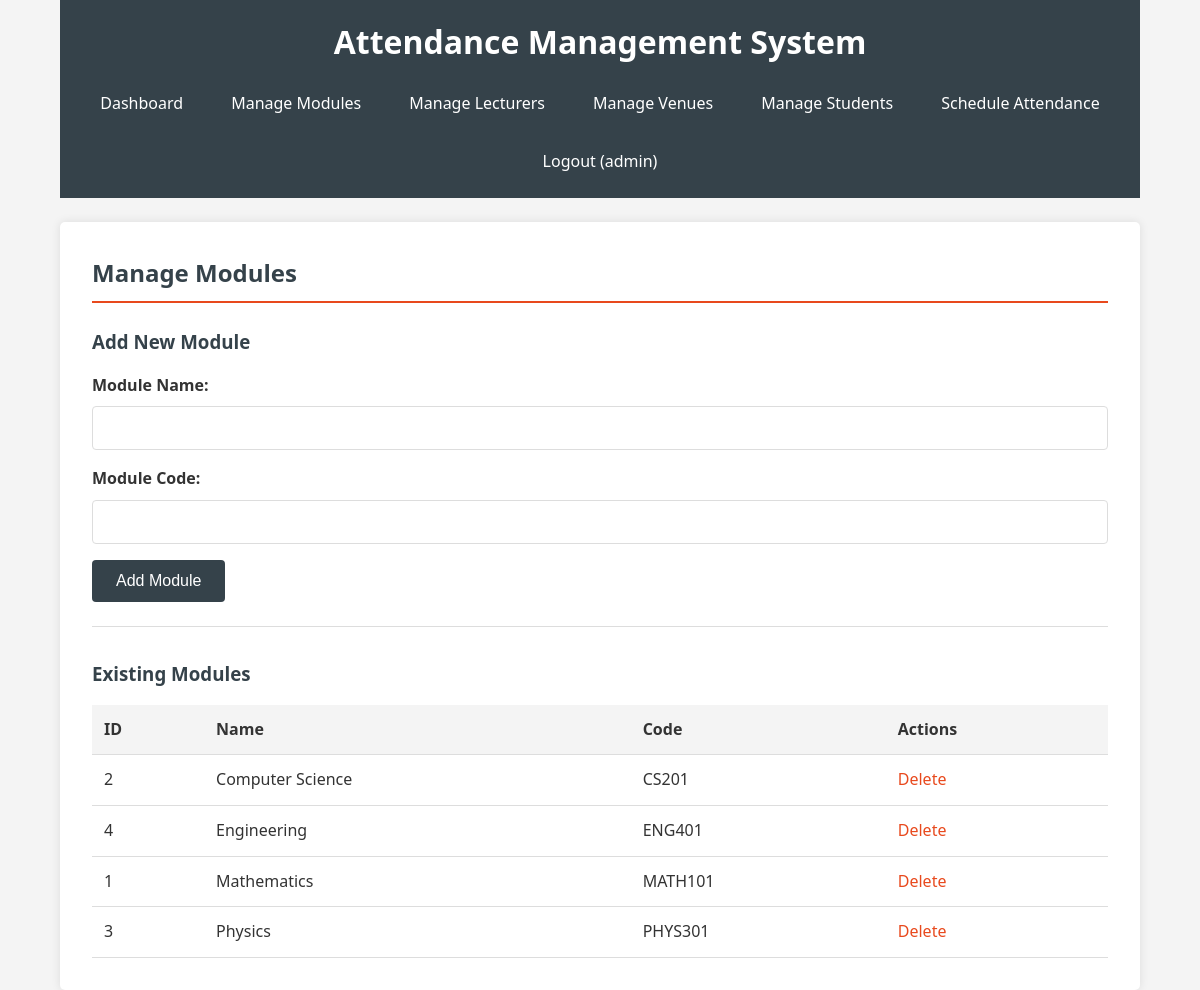
Screenshot of /modules/manage_modules.php (signed in) with the database file from the repository.
### tables this page shows
CREATE TABLE modules (
    id INT PRIMARY KEY AUTO_INCREMENT,
    name VARCHAR(100) NOT NULL,
    code VARCHAR(20) NOT NULL UNIQUE,
    created_at TIMESTAMP DEFAULT CURRENT_TIMESTAMP
);

### modules/manage_modules.php (the view, shortened to what this page needs)
<?php
$database = new Database();
$db = $database->getConnection();
$query = "SELECT * FROM modules ORDER BY name";
$stmt = $db->prepare($query);
$stmt->execute();
$modules = $stmt->fetchAll(PDO::FETCH_ASSOC);
?>
<!DOCTYPE html>
<html lang="en">
<head>
    <link rel="stylesheet" href="../css/style.css">
</head>
<body>
    <div class="container">
        <header>
            <h1>Attendance Management System</h1>
            <nav>
                <a href="../dashboard.php">Dashboard</a>
                <a href="manage_modules.php">Manage Modules</a>
                <a href="manage_lecturers.php">Manage Lecturers</a>
                <a href="manage_venues.php">Manage Venues</a>
                <a href="manage_students.php">Manage Students</a>
                <a href="schedule_attendance.php">Schedule Attendance</a>
                <a href="../logout.php">Logout (<?php echo $_SESSION['username']; ?>)</a>
            </nav>
        </header>
        <main>
            <h2>Manage Modules</h2>
            <div class="form-section">
                <h3>Add New Module</h3>
                <form method="POST" action="">
                    <div class="form-group">
                        <label for="name">Module Name:</label>
                        <input type="text" id="name" name="name" required>
                    </div>
                    <div class="form-group">
                        <label for="code">Module Code:</label>
                        <input type="text" id="code" name="code" required>
                    </div>
                    <button type="submit" name="add_module">Add Module</button>
                </form>
            </div>
            <div class="table-section">
                <h3>Existing Modules</h3>
                <table>
                    <thead>
                        <tr>
                            <th>ID</th>
                            <th>Name</th>
                            <th>Code</th>
                            <th>Actions</th>
                        </tr>
                    </thead>
                    <tbody>
                        <?php foreach ($modules as $module): ?>
                        <tr>
                            <td><?php echo $module['id']; ?></td>
                            <td><?php echo htmlspecialchars($module['name']); ?></td>
                            <td><?php echo htmlspecialchars($module['code']); ?></td>
                            <td>
                                <a href="?delete=<?php echo $module['id']; ?>" onclick="return confirm('Are you sure?')">Delete</a>
                            </td>
                        </tr>
                        <?php endforeach; ?>
                    </tbody>
                </table>
            </div>
        </main>
    </div>
</body>
</html>

### css/style.css (style rules this page uses)
* { margin: 0; padding: 0; box-sizing: border-box; }
body { font-family: 'Segoe UI', Tahoma, Geneva, Verdana, sans-serif; line-height: 1.6; color: #333; background-color: #f4f4f4; }
.container { width: 90%; max-width: 1200px; margin: 0 auto; }
header { background: #35424a; color: #ffffff; padding: 1rem 0; margin-bottom: 1.5rem; }
header h1 { text-align: center; margin-bottom: 1rem; }
nav { display: flex; justify-content: center; flex-wrap: wrap; gap: 1rem; }
nav a { color: #ffffff; text-decoration: none; padding: 0.5rem 1rem; border-radius: 4px; transition: background 0.3s; }
main { background: #ffffff; padding: 2rem; border-radius: 5px; box-shadow: 0 0 10px rgba(0, 0, 0, 0.1); }
h2 { color: #35424a; margin-bottom: 1.5rem; padding-bottom: 0.5rem; border-bottom: 2px solid #e8491d; }
h3 { color: #35424a; margin-bottom: 1rem; }
.form-group { margin-bottom: 1rem; }
label { display: block; margin-bottom: 0.5rem; font-weight: bold; }
input[type="text"], input[type="password"], input[type="email"], input[type="number"], input[type="date"], input[type="time"], select, textarea { width: 100%; padding: 0.75rem; border: 1px solid #ddd; border-radius: 4px; font-size: 1rem; }
button { display: inline-block; background: #35424a; color: #ffffff; padding: 0.75rem 1.5rem; border: none; border-radius: 4px; cursor: pointer; font-size: 1rem; transition: background 0.3s; }
.form-section { margin-bottom: 2rem; padding-bottom: 1.5rem; border-bottom: 1px solid #ddd; }
.table-section { overflow-x: auto; }
table { width: 100%; border-collapse: collapse; margin-top: 1rem; }
table th, table td { padding: 0.75rem; text-align: left; border-bottom: 1px solid #ddd; }
table th { background: #f4f4f4; font-weight: bold; }
table a { color: #e8491d; text-decoration: none; margin-right: 0.5rem; }

### rows the page displays
modules: id "2", name "Computer Science", code "CS201"
modules: id "4", name "Engineering", code "ENG401"
modules: id "1", name "Mathematics", code "MATH101"
modules: id "3", name "Physics", code "PHYS301"

### other values shown
$_SESSION['username'] "admin"
